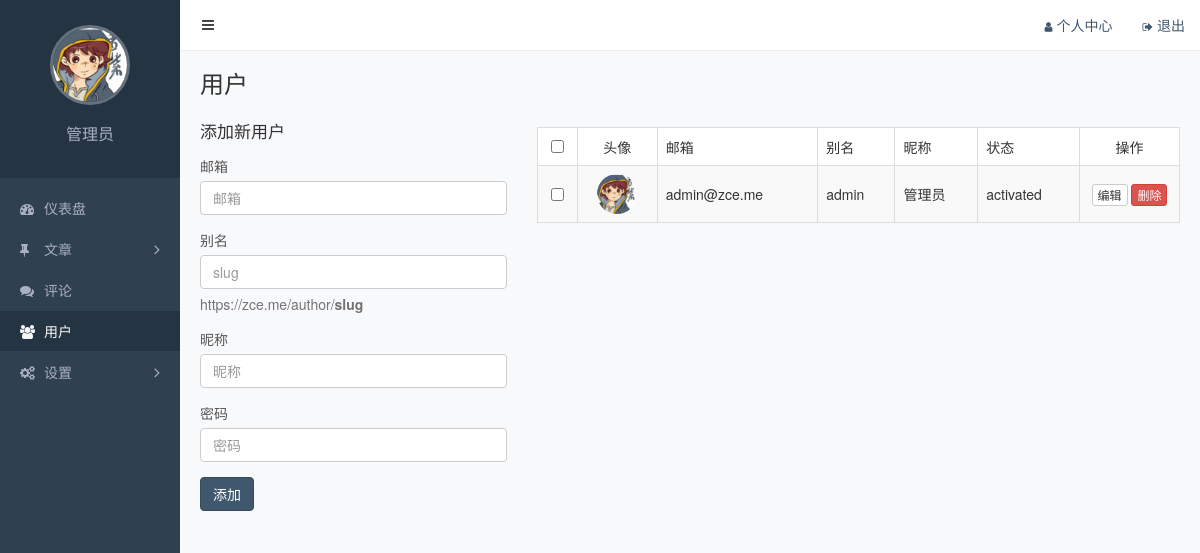
The page /admin/users.php (signed in) on the database its author committed.
### tables this page shows
CREATE TABLE `users`  (
  `id` int(11) NOT NULL AUTO_INCREMENT COMMENT '主键',
  `slug` varchar(200) NOT NULL COMMENT '别名',
  `email` varchar(200) NOT NULL COMMENT '邮箱',
  `password` varchar(200) NOT NULL COMMENT '密码',
  `nickname` varchar(100) NULL DEFAULT NULL COMMENT '昵称',
  `avatar` varchar(200) NULL DEFAULT NULL COMMENT '头像',
  `bio` varchar(500) NULL DEFAULT NULL COMMENT '简介',
  `status` varchar(20) NOT NULL COMMENT '状态（unactivated/activated/forbidden/trashed）',
  PRIMARY KEY (`id`) USING BTREE,
  UNIQUE INDEX `slug`(`slug`) USING BTREE,
  UNIQUE INDEX `email`(`email`) USING BTREE
);

### functions.php (called while the page is built, shortened)
<?php
function bx_get_current_user()
{
  return $_SESSION['current_login_user'];
}
function bx_query($sql)
{
  $conn = mysqli_connect(BX_DB_HOST, BX_DB_USER, BX_DB_PASS, BX_DB_NAME);
  $query = mysqli_query($conn, $sql);
  return $query;
}
function bx_query_all($sql)
{
  $query = bx_query($sql);
  $result = [];
  while ($row = mysqli_fetch_assoc($query)) {
    $result[] = $row;
  }
  return @$result;
}

### admin/users.php (the view, shortened to what this page needs)
<?php
require_once '../functions.php';
$users = bx_query_all('select * from users');
?>
<!DOCTYPE html>
<html lang="zh-CN">
<head>
  <link rel="stylesheet" href="/static/assets/vendors/bootstrap/css/bootstrap.css">
  <link rel="stylesheet" href="/static/assets/vendors/font-awesome/css/font-awesome.css">
  <link rel="stylesheet" href="/static/assets/vendors/nprogress/nprogress.css">
  <link rel="stylesheet" href="/static/assets/css/admin.css">
</head>
<body>
  <div class="main">
    <?php include 'inc/navbar.php'; ?>
    <div class="container-fluid">
      <div class="page-title">
        <h1>用户</h1>
      </div>
      <div class="row">
        <div class="col-md-4">
          <form action="<?php echo $_SERVER['PHP_SELF']; ?>" method="POST" novalidate>
            <h2>添加新用户</h2>
            <div class="form-group">
              <label for="email">邮箱</label>
              <input id="email" class="form-control" name="email" type="email" placeholder="邮箱">
            </div>
            <div class="form-group">
              <label for="slug">别名</label>
              <input id="slug" class="form-control" name="slug" type="text" placeholder="slug">
              <p class="help-block">https://zce.me/author/<strong>slug</strong></p>
            </div>
            <div class="form-group">
              <label for="nickname">昵称</label>
              <input id="nickname" class="form-control" name="nickname" type="text" placeholder="昵称">
            </div>
            <div class="form-group">
              <label for="password">密码</label>
              <input id="password" class="form-control" name="password" type="text" placeholder="密码">
            </div>
            <div class="form-group">
              <button class="btn btn-primary" type="submit">添加</button>
            </div>
          </form>
        </div>
        <div class="col-md-8">
          <table class="table table-striped table-bordered table-hover">
            <thead>
              <tr>
                <th class="text-center" width="40"><input type="checkbox"></th>
                <th class="text-center" width="80">头像</th>
                <th>邮箱</th>
                <th>别名</th>
                <th>昵称</th>
                <th>状态</th>
                <th class="text-center" width="100">操作</th>
              </tr>
            </thead>
            <tbody id="current_checked">
              <?php foreach ($users as $line) : ?>
                <tr>
                  <td class="text-center"><input type="checkbox" data-id="<?php echo $line['id']; ?>"></td>
                  <td class="text-center"><img class="avatar" src="<?php echo $line['avatar']; ?>"></td>
                  <td><?php echo $line['email']; ?></td>
                  <td><?php echo $line['slug']; ?></td>
                  <td><?php echo $line['nickname']; ?></td>
                  <td><?php echo $line['status']; ?></td>
                  <td class="text-center">
                    <a href="post-add.php" class="btn btn-default btn-xs">编辑</a>
                    <a href="/admin/user-delete.php?id=<?php echo $line['id']; ?> " class="btn btn-danger btn-xs">删除</a>
                  </td>
                </tr>
              <?php endforeach ?>
            </tbody>
          </table>
        </div>
      </div>
    </div>
  </div>
  <?php $current_page = 'users'; ?>
  <?php include 'inc/sidebar.php'; ?>
</body>
</html>

### admin/inc/sidebar.php (shortened to what this page needs)
<?php
$current_page = isset($current_page) ? $current_page : '';
require_once  '../functions.php';
$current_user = bx_get_current_user();
?>
<div class="aside">
    <div class="profile">
        <img class="avatar" src="<?php echo $current_user['avatar']; ?>">
        <h3 class="name"><?php echo $current_user['nickname']; ?></h3>
    </div>
    <ul class="nav">
        <li <?php echo $current_page === 'index' ? 'class = active' : ''; ?>>
            <a href="/admin/index.php"><i class="fa fa-dashboard"></i>仪表盘</a>
        </li>
        <?php $menu_posts = array('posts', 'post-add', 'categories'); ?>
        <li <?php echo in_array($current_page, $menu_posts) ? 'class = active' : ''; ?>>
            <a href="#menu-posts" <?php echo in_array($current_page, $menu_posts) ? '' : 'class = collapsed'; ?> data-toggle="collapse">
                <i class="fa fa-thumb-tack"></i>文章<i class="fa fa-angle-right"></i>
            </a>
        </li>
        <li <?php echo $current_page === 'comments' ? "class = active" : ''; ?>>
            <a href="/admin/comments.php"><i class="fa fa-comments"></i>评论</a>
        </li>
        <li <?php echo $current_page === 'users' ? "class = active" : ''; ?>>
            <a href="/admin/users.php"><i class="fa fa-users"></i>用户</a>
        </li>
        <?php $menu_settings = array('nav-menus', 'slides', 'settings') ?>
        <li <?php echo in_array($current_page, $menu_settings) ? 'class = active' : ''; ?>>
            <a href="#menu-settings" <?php echo in_array($current_page, $menu_settings) ? '' : 'class = collapsed'; ?> data-toggle="collapse">
                <i class="fa fa-cogs"></i>设置<i class="fa fa-angle-right"></i>
            </a>
        </li>
    </ul>
</div>

### static/assets/css/admin.css (style rules this page uses)
.form-control { box-shadow: none; }
body { background-color: #f8f9fb; -webkit-font-smoothing: antialiased; -moz-osx-font-smoothing: grayscale; }
.aside { position: fixed; top: 0; left: 0; width: 180px; height: 100%; background-color: #2f4050; }
.aside .profile { padding: 25px; text-align: center; background-color: #243443; }
.aside .profile .avatar { width: 80px; height: 80px; border: 3px solid rgba(255, 255, 255, .3); border-radius: 50%; object-fit: cover; }
.aside .profile .name { color: #a9b0c2; font-size: 16px; }
.aside .nav { padding: 10px 0; }
.aside .nav li+li { margin-top: 1px; }
.aside .nav a { display: block; padding: 10px 20px; color: #a9b0c2; }
.aside .nav .active>a { color: #f6f6f6; background-color: #243443; }
.aside .nav a i:first-child { width: 14px; margin-right: 10px; font-size: 14px; line-height: 16px; }
.aside .nav .fa-angle-right { float: right; transition: transform .2s; transform: rotate(90deg); font-size: 16px; line-height: 20px; }
.aside .nav .collapsed .fa-angle-right { float: right; transform: rotate(0); }
.main { position: relative; overflow: hidden; min-width: 844px; min-height: 100vh; padding: 70px 5px 20px 185px; }
.main .container-fluid .page-title { overflow: hidden; margin-bottom: 20px; }
.main .container-fluid .page-title h1 { display: inline-block; margin: 0; font-size: 24px; font-weight: 400; }
.main .container-fluid form h2 { margin-top: 5px; margin-bottom: 15px; font-size: 17px; font-weight: 400; }
.main .container-fluid table { background-color: #fff; }
.main .container-fluid th { border-bottom: 1px; font-weight: 400; }
.main .container-fluid td { vertical-align: middle; }
.main .container-fluid td .avatar { width: 40px; border-radius: 50%; }
.main .container-fluid label { color: #555; font-weight: normal; }

### rows shown on the page
users: avatar (placeholder picture), email "admin@zce.me", slug "admin", nickname "管理员", status "activated"
